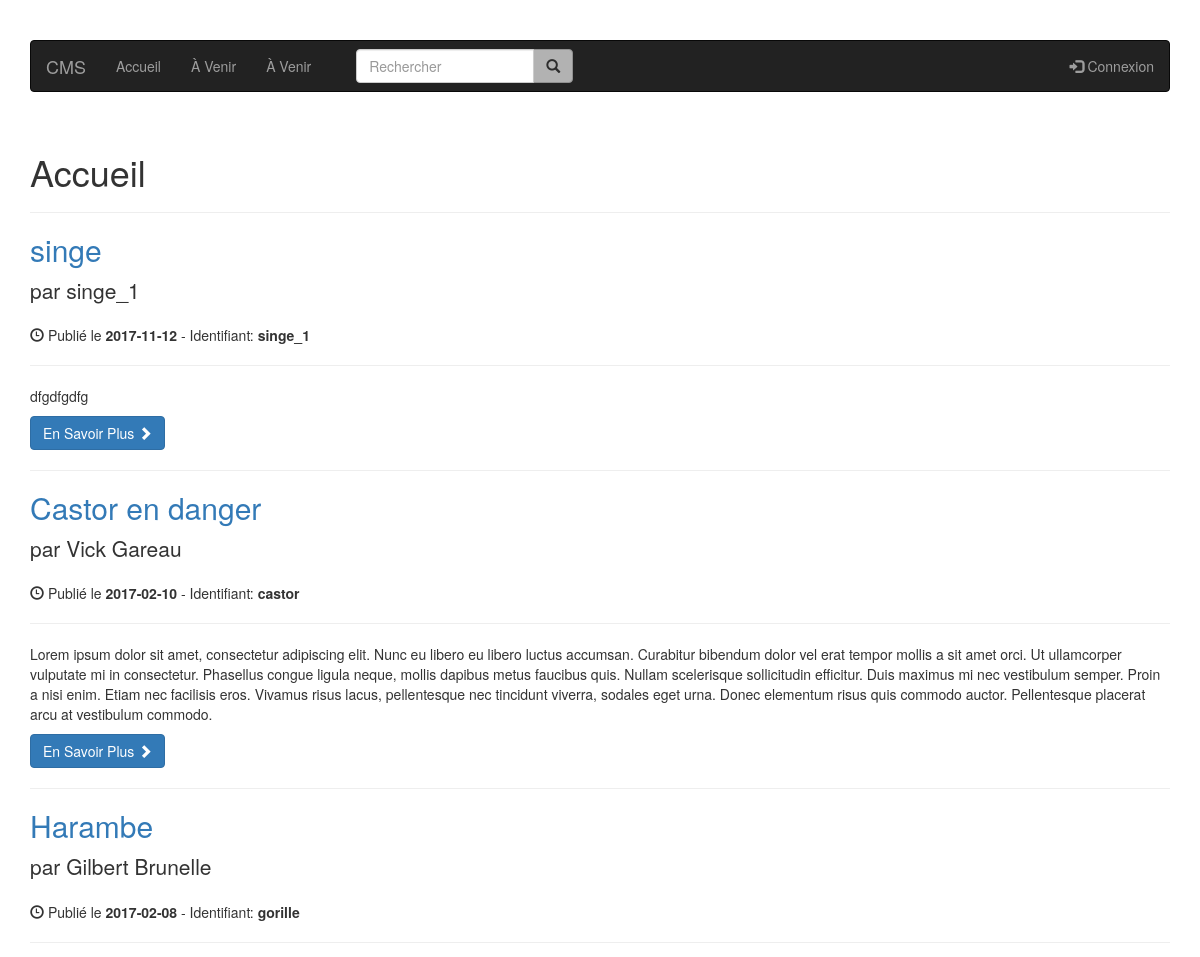
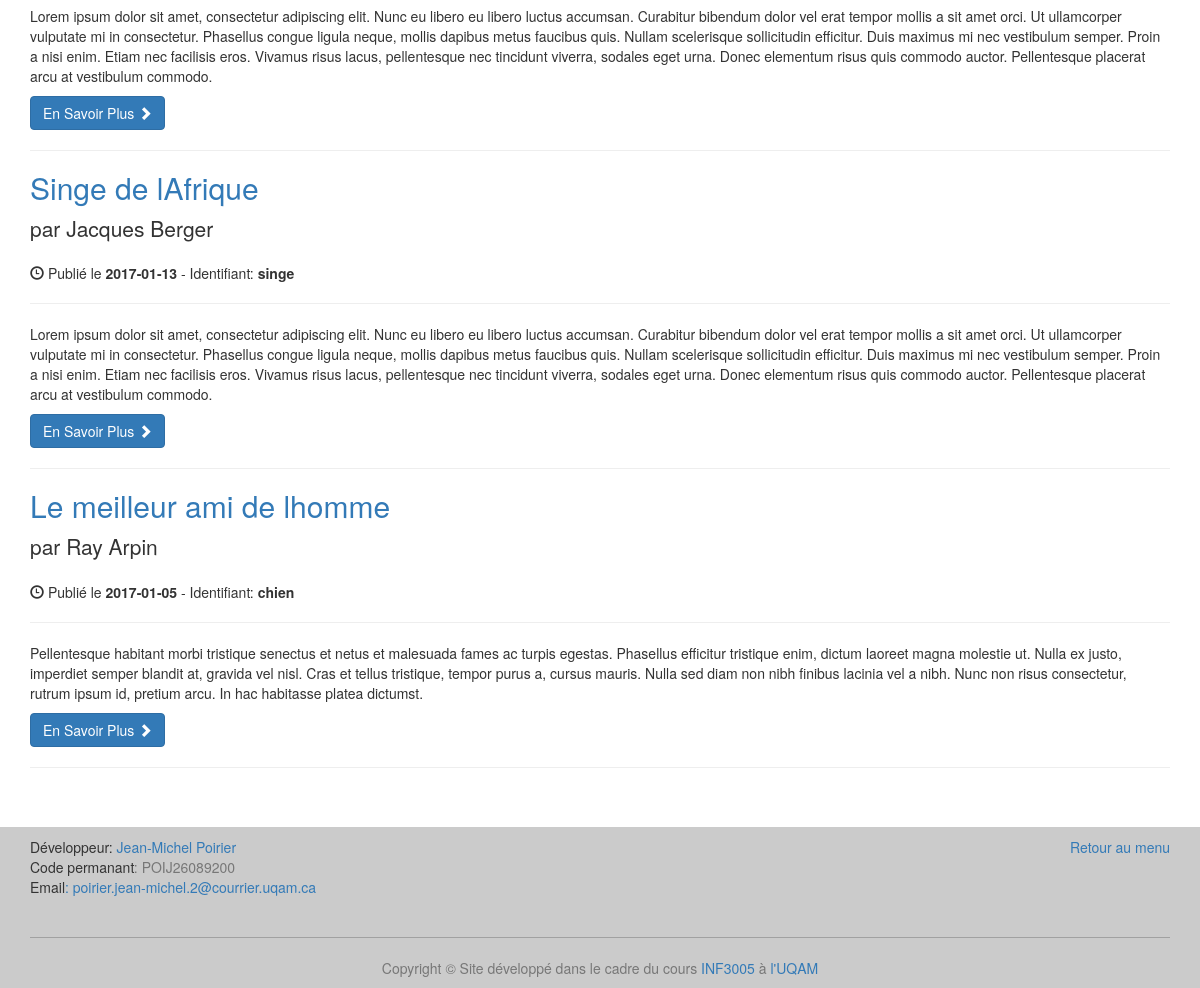
The app's page /, older data (2 pictures, top to bottom).
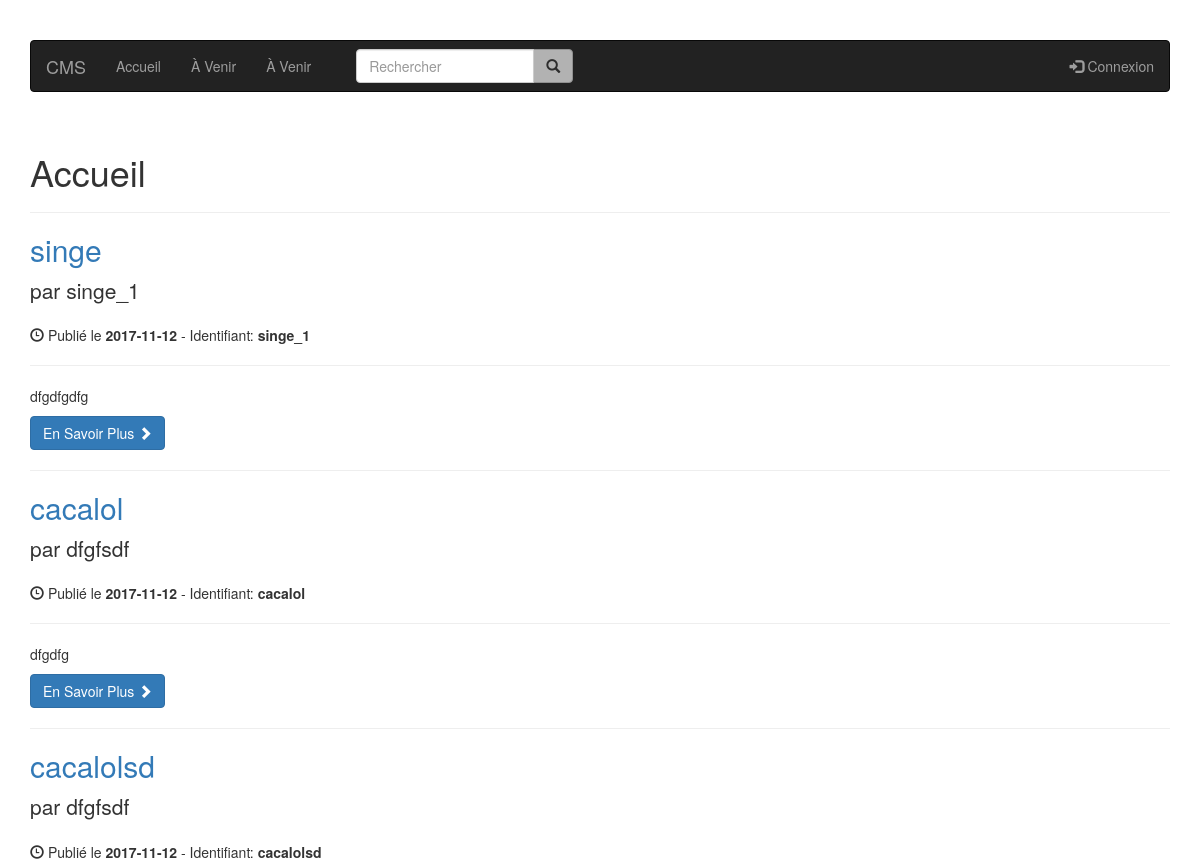
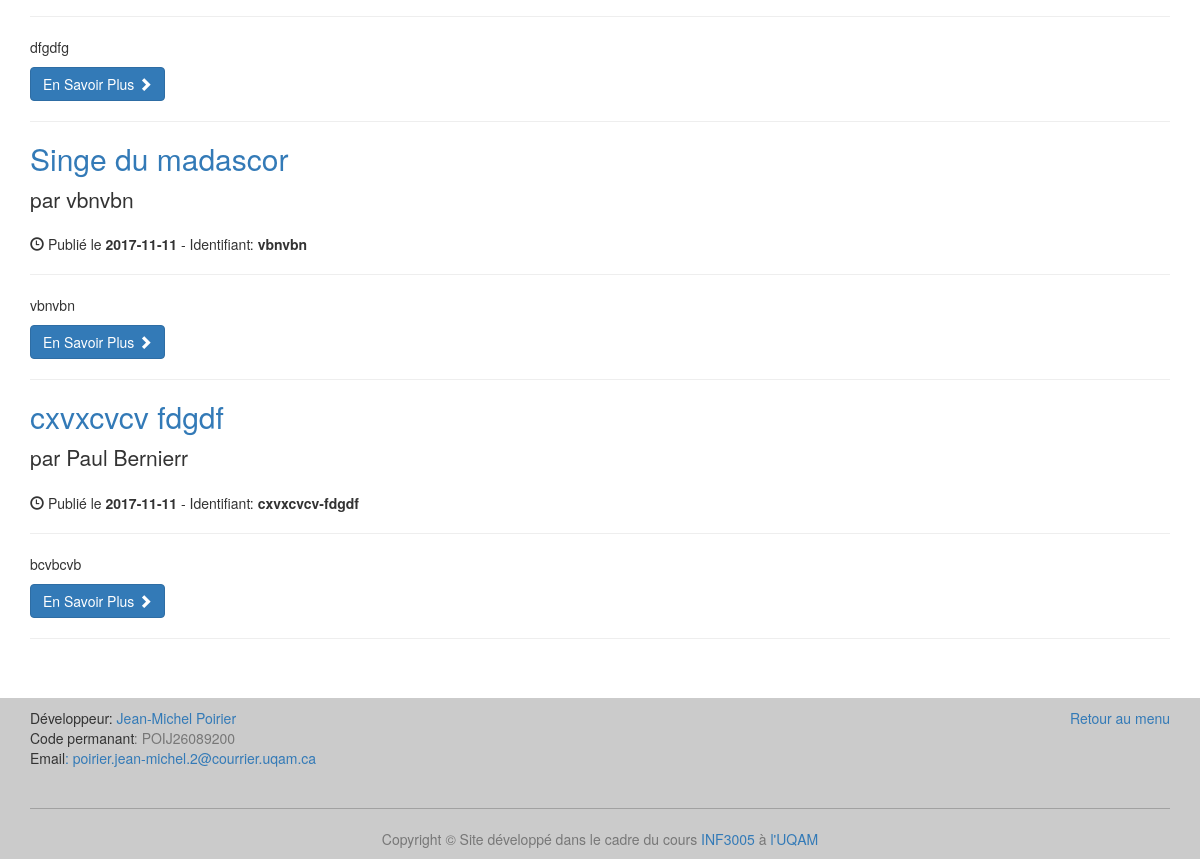
The same page, newer data (2 pictures, top to bottom).
### tables this page shows
CREATE TABLE article (
  id integer primary key,
  titre varchar(100),
  identifiant varchar(50),
  auteur varchar(100),
  date_publication text,
  paragraphe varchar(500)
);

### index.py (the view)
@app.route('/')
def start_page():
    publications = get_db().get_cinq_last_publications()
    username = username_session()
    return render_template('accueil.html', publications=publications, username=username)

### article.py (called while the page is built)
    def get_cinq_last_publications(self):
        cursor = self.get_connection_row().cursor()
        cursor.execute("SELECT * FROM article "
                       "WHERE date_publication < date('now') "
                       "ORDER BY date_publication DESC")
        publications = cursor.fetchmany(5)
        return publications

### database.py (called while the page is built)
    def get_connection_row(self):
        if self.connection is None:
            self.connection = sqlite3.connect('db/db.db')
            self.connection.row_factory = sqlite3.Row
        return self.connection

    def disconnect(self):
        if self.connection is not None:
            self.connection.close()

### index.py (called while the page is built)
def get_db():
    db = getattr(g, '_database', None)
    if db is None:
        g._database = Users()
    return g._database

@app.teardown_appcontext
def close_connection(exception):
    db = getattr(g, '_database', None)
    if db is not None:
        db.disconnect()

def username_session():
    username = None
    if "id" in session:
        username = get_db().get_session(session["id"])
    return username

### templates/accueil.html (shortened to what this page needs)
{% extends "layout.html" %}
{% block content %}
    <h1>Accueil</h1>
    <hr class="divider">
    {% for publication in publications %}
        <h2>
            <a href="/article/{{ publication["identifiant"] }}">{{ publication["titre"] }}</a>
        </h2>
        <p class="lead">
            par {{ publication['auteur'] }}
        </p>
        <p><span class="glyphicon glyphicon-time"></span> Publié le <strong>{{ publication["date_publication"] }}</strong> - Identifiant: <strong>{{ publication["identifiant"] }}</strong></p>
        <hr>
        <p>{{ publication['paragraphe' ]}}</p>
        <a class="btn btn-primary" href="/article/{{ publication["identifiant"] }}">En Savoir Plus <span class="glyphicon glyphicon-chevron-right"></span></a>
        <hr>
    {% endfor %}
{% endblock %}

Row changes from the older to the newer data that the page shows:
no longer on this page (row unchanged): article: titre "Castor en danger", auteur "Vick Gareau", date_publication "2017-02-10", identifiant "castor", paragraphe "Lorem ipsum dolor sit amet, consectetur adipiscing elit. Nunc eu libero eu libero luctus accumsan. Curabitur bibendum dolor vel erat tempor mollis a sit amet orci. Ut ullamcorper vulputate mi in consectetur. Phasellus congue ligula neque, mollis dapibus metus faucibus quis. Nullam scelerisque sollicitudin efficitur. Duis maximus mi nec vestibulum semper. Proin a nisi enim. Etiam nec facilisis eros. Vivamus risus lacus, pellentesque nec tincidunt viverra, sodales eget urna. Donec elementum risus quis commodo auctor. Pellentesque placerat arcu at vestibulum commodo."
no longer on this page (row unchanged): article: titre "Harambe", auteur "Gilbert Brunelle", date_publication "2017-02-08", identifiant "gorille", paragraphe "Lorem ipsum dolor sit amet, consectetur adipiscing elit. Nunc eu libero eu libero luctus accumsan. Curabitur bibendum dolor vel erat tempor mollis a sit amet orci. Ut ullamcorper vulputate mi in consectetur. Phasellus congue ligula neque, mollis dapibus metus faucibus quis. Nullam scelerisque sollicitudin efficitur. Duis maximus mi nec vestibulum semper. Proin a nisi enim. Etiam nec facilisis eros. Vivamus risus lacus, pellentesque nec tincidunt viverra, sodales eget urna. Donec elementum risus quis commodo auctor. Pellentesque placerat arcu at vestibulum commodo."
no longer on this page (row unchanged): article: titre "Singe de lAfrique", auteur "Jacques Berger", date_publication "2017-01-13", identifiant "singe", paragraphe "Lorem ipsum dolor sit amet, consectetur adipiscing elit. Nunc eu libero eu libero luctus accumsan. Curabitur bibendum dolor vel erat tempor mollis a sit amet orci. Ut ullamcorper vulputate mi in consectetur. Phasellus congue ligula neque, mollis dapibus metus faucibus quis. Nullam scelerisque sollicitudin efficitur. Duis maximus mi nec vestibulum semper. Proin a nisi enim. Etiam nec facilisis eros. Vivamus risus lacus, pellentesque nec tincidunt viverra, sodales eget urna. Donec elementum risus quis commodo auctor. Pellentesque placerat arcu at vestibulum commodo."
no longer on this page (row unchanged): article: titre "Le meilleur ami de lhomme", auteur "Ray Arpin", date_publication "2017-01-05", identifiant "chien", paragraphe "Pellentesque habitant morbi tristique senectus et netus et malesuada fames ac turpis egestas. Phasellus efficitur tristique enim, dictum laoreet magna molestie ut. Nulla ex justo, imperdiet semper blandit at, gravida vel nisl. Cras et tellus tristique, tempor purus a, cursus mauris. Nulla sed diam non nibh finibus lacinia vel a nibh. Nunc non risus consectetur, rutrum ipsum id, pretium arcu. In hac habitasse platea dictumst."
added article: titre "cacalol", auteur "dfgfsdf", date_publication "2017-11-12", identifiant "cacalol", paragraphe "dfgdfg"
added article: titre "cacalolsd", auteur "dfgfsdf", date_publication "2017-11-12", identifiant "cacalolsd", paragraphe "dfgdfg"
added article: titre "Singe du madascor", auteur "vbnvbn", date_publication "2017-11-11", identifiant "vbnvbn", paragraphe "vbnvbn"
added article: titre "cxvxcvcv fdgdf", auteur "Paul Bernierr", date_publication "2017-11-11", identifiant "cxvxcvcv-fdgdf", paragraphe "bcvbcvb"
